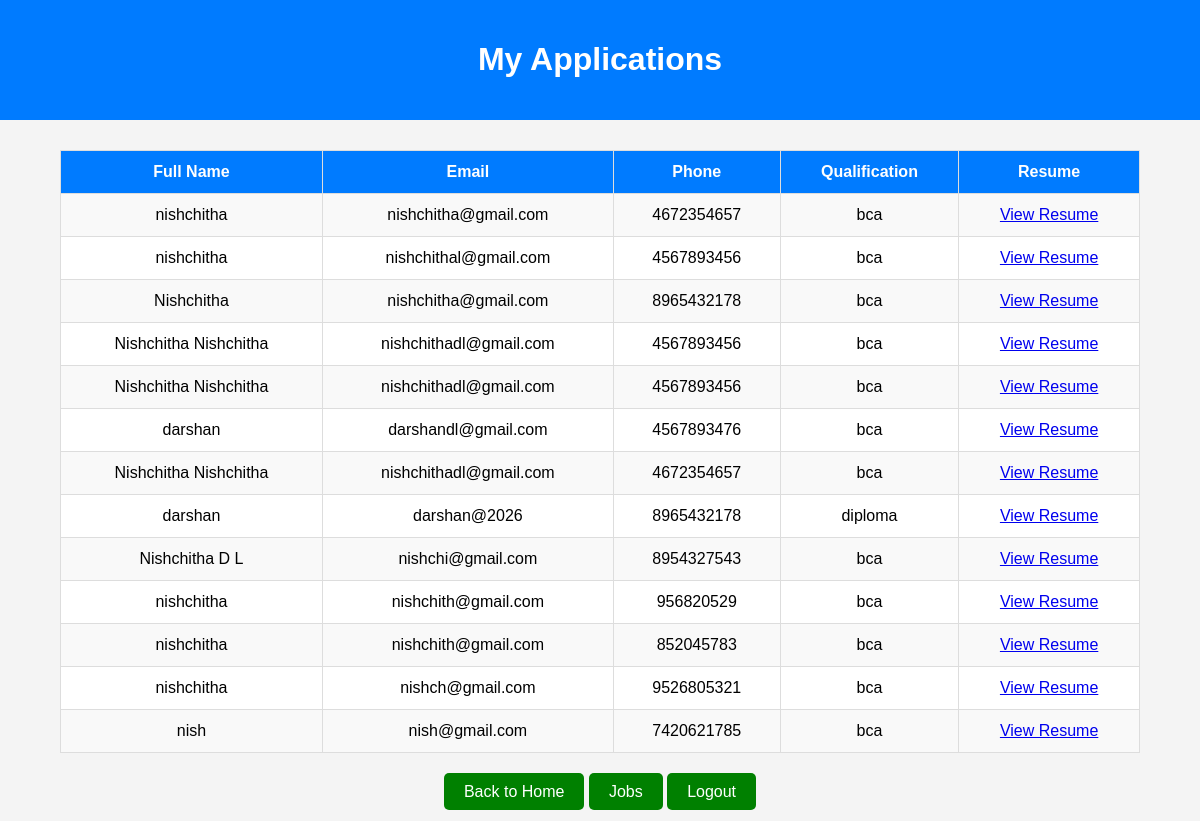
Page /my-applications/ on the committed database.
### jobapp/models.py (models this page shows, shortened)
class Application(models.Model):
    fullname = models.CharField(max_length=100)
    email = models.EmailField()
    phone = models.CharField(max_length=15)
    qualification = models.CharField(max_length=100)
    resume = models.FileField(upload_to='resumes/', blank=True, null=True)

### jobapp/views.py (the view)
# urls.py: path('my-applications/', views.my_applications, name='my_applications'),
def my_applications(request):
    applications = Application.objects.all()
    return render(request, "my_applications.html", {
        "applications": applications
    })

### jobapp/templates/my_applications.html (shortened to what this page needs)
<!DOCTYPE html>
<html>
<head>
</head>
<body>
<div class="header">
    <h1>My Applications</h1>
</div>
<table>
    <tr>
        <th>Full Name</th>
        <th>Email</th>
        <th>Phone</th>
        <th>Qualification</th>
        <th>Resume</th>
    </tr>
    {% for application in applications %}
    <tr>
        <td>{{ application.fullname }}</td>
        <td>{{ application.email }}</td>
        <td>{{ application.phone }}</td>
        <td>{{ application.qualification }}</td>
        <td>
            {% if application.resume %}
                <a href="{{ application.resume.url }}">View Resume</a>
            {% else %}
                No Resume
            {% endif %}
        </td>
    </tr>
    {% empty %}
    <tr>
        <td colspan="5">No applications found.</td>
    </tr>
    {% endfor %}
</table>
<div class="home-btn">
    <a href="/">Back to Home</a>
    <a href="{% url 'jobs' %}">Jobs</a>
    <a href="{% url 'logout' %}" class="logout-btn">Logout</a>
</div>
</body>
</html>

### jobapp/templates/my_applications.html (style rules this page uses)
body { font-family: Arial, sans-serif; background:#f4f4f4; margin:0; }
.header { background:#007bff; color:white; text-align:center; padding:20px; }
table { width:90%; margin:30px auto; border-collapse:collapse; background:white; }
th, td { border:1px solid #ddd; padding:12px; text-align:center; }
th { background:#007bff; color:white; }
tr:nth-child(even) { background:#f9f9f9; }
.home-btn { text-align:center; margin:20px; }
.home-btn a { background:green; color:white; text-decoration:none; padding:10px 20px; border-radius:5px; }

### rows in the picture
Application: fullname "nishchitha", email "nishchitha@gmail.com", phone "4672354657", qualification "bca"
Application: fullname "nishchitha", email "nishchithal@gmail.com", phone "4567893456", qualification "bca"
Application: fullname "Nishchitha", email "nishchitha@gmail.com", phone "8965432178", qualification "bca"
Application: fullname "Nishchitha Nishchitha", email "nishchithadl@gmail.com", phone "4567893456", qualification "bca"
Application: fullname "Nishchitha Nishchitha", email "nishchithadl@gmail.com", phone "4567893456", qualification "bca"
Application: fullname "darshan", email "darshandl@gmail.com", phone "4567893476", qualification "bca"
Application: fullname "Nishchitha Nishchitha", email "nishchithadl@gmail.com", phone "4672354657", qualification "bca"
Application: fullname "darshan", email "darshan@2026", phone "8965432178", qualification "diploma"
Application: fullname "Nishchitha D L", email "nishchi@gmail.com", phone "8954327543", qualification "bca"
Application: fullname "nishchitha", email "nishchith@gmail.com", phone "956820529", qualification "bca"
Application: fullname "nishchitha", email "nishchith@gmail.com", phone "852045783", qualification "bca"
Application: fullname "nishchitha", email "nishch@gmail.com", phone "9526805321", qualification "bca"
Application: fullname "nish", email "nish@gmail.com", phone "7420621785", qualification "bca"
